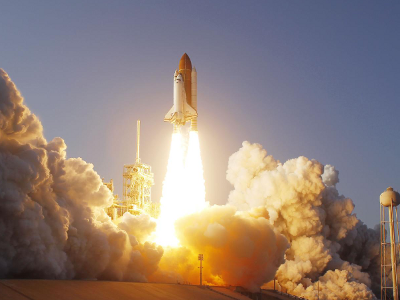
#> input picture projet-03-matrix-factorization-image-compression/src/p3_takeoff_base.png, 400 x 300 px, found by its file name
$ python plots.py
#> lines starting #> are read from the running program, lines starting #| are printed output that depends on the picture
### projet-03-matrix-factorization-image-compression/src/bidiag.py
import numpy as np
import householder

def sign(y):
    """
    Returns the sign of y.

    Args:
        y (float): A scalar value.

    Returns:
        float: -1.0 if y is negative, 1.0 if y is positive or zero.

    Notes:
        - This function ensures numerical stability by explicitly returning floating-point values.
    """
    return -1.0 if y < 0 else 1.0

def bidiagonalize_matrix(A):
    """
    Performs the bidiagonalization of matrix A using Householder transformations.

    Args:
        A (numpy.ndarray): A real matrix of shape (n, m).

    Returns:
        tuple: (Q_left, BD, Q_right)
            - Q_left (numpy.ndarray): An orthogonal matrix of shape (n, n).
            - BD (numpy.ndarray): A bidiagonal matrix of shape (n, m).
            - Q_right (numpy.ndarray): An orthogonal matrix of shape (m, m).

    Notes:
        - The function constructs BD using Householder reflections applied from the left and right.
        - The decomposition satisfies the relation: A = Q_left * BD * Q_right.
        - Q_left and Q_right are orthogonal matrices such that Q_left.T @ Q_left = I and Q_right.T @ Q_right = I.
    """
    n = A.shape[0]
    m = A.shape[1]
    Q_left = np.eye(n) # Initialize left orthogonal matrix
    Q_right = np.eye(m) # Initialize right orthogonal matrix
    BD = A.copy() # Copy of A to modify into a bidiagonal form

    for i in range(min(n,m)):
        # Step 1: Apply Householder reflection from the left
        if i < m - 1:
            X = BD[i:,i] # Extract column vector
            alpha = sign(X[0]) * np.linalg.norm(X)
            Y = np.zeros(n - i)
            Y[0] = alpha
            U = householder.projection(X,Y) # Compute Householder vector
            H_left = householder.householder_matrix(U) # Generate Householder matrix

            # Apply transformation to BD and update Q_left
            BD[i:,i:] = np.dot(H_left,BD[i:,i:])
            Q_left[:,i:] = np.dot(Q_left[:,i:],H_left)

        # Step 2: Apply Householder reflection from the right
        if i < n - 2:
            X = BD[i, i + 1:] # Extract row vector
            alpha = sign(X[0]) * np.linalg.norm(X)
            Y = np.zeros(m - i - 1)
            Y[0] = alpha
            U = householder.projection(X,Y) # Compute Householder vector
            H_right = householder.householder_matrix(U) # Generate Householder matrix

            # Apply transformation to BD and update Q_right
            BD[i,i + 1:] = Y
            BD[i + 1:,i + 1:] = np.dot(BD[i + 1:,i + 1:],H_right)
            Q_right[i + 1:,:] = np.dot(H_right,Q_right[i + 1:,:])

        # Invariant: At each iteration, we must have Q_left @ BD @ Q_right ≈ A
        assert np.allclose(Q_left @ BD @ Q_right, A, atol=1e-10), \
            f"Invariant violated at step {i}"

    return Q_left, BD, Q_right

### projet-03-matrix-factorization-image-compression/src/householder.py
import numpy as np

def projection(U,V):
    """Computes the normal vector N for the Householder transformation that maps U to V.

    Args:
        U (numpy.ndarray): A column vector of shape (n, 1).
        V (numpy.ndarray): A column vector of shape (n, 1), with the same norm as U.

    Returns:
        numpy.ndarray: A unit normal vector N used to construct the Householder matrix.

    Notes:
        - If U and V are identical, the function returns a zero vector.
        - The function avoids division by zero when U and V are identical.
    """
    diff = U - V
    norm_diff = np.linalg.norm(diff)

    if norm_diff == 0:
        return np.zeros_like(U) # Special case: U == V, no transformation needed.
    else:
        return (diff / norm_diff)


def householder_matrix(N):
    """Constructs the Householder matrix H using the normal vector N.

    Args:
        N (numpy.ndarray): A column vector of shape (n, 1) representing the Householder normal.

    Returns:
        numpy.ndarray: The Householder matrix of shape (n, n).

    Notes:
        - The Householder matrix is given by H = I - 2 * N * N.T.
        - This matrix reflects a vector across the hyperplane orthogonal to N.
    """
    return np.eye(len(N)) - 2 * np.outer(N, N)

# [37 lines left out: functions householder_vector, householder_on_matrix, not called in this run]

### projet-03-matrix-factorization-image-compression/src/plots.py
import matplotlib.pyplot as plt
import numpy as np
import bidiag
import qr_algorithm
import compression_image

A = np.array(np.arange(0,25).reshape(5, 5),dtype='float64')

img_full = plt.imread("src/p3_takeoff_base.png")
#> img_full is the input picture: shape (300, 400, 3) float32; mean R, G, B 0.571, 0.504, 0.472

# Extraction des matrices couleurs
img_r = img_full[:, :, 0] # composante rouge
img_g = img_full[:, :, 1] # composante verte
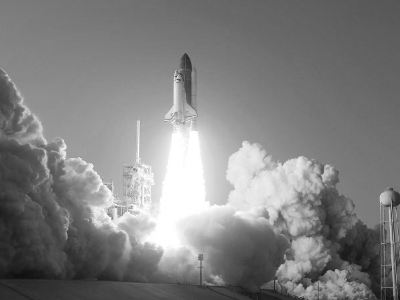
#> img_g: shape (300, 400) float32; min 0.0588, max 1, mean 0.504
img_b = img_full[:, :, 2] # composante bleu
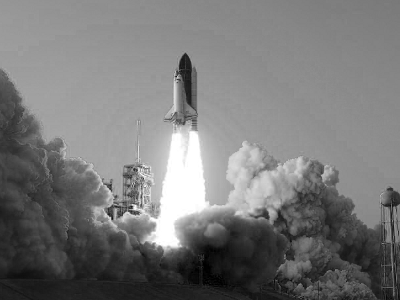
#> img_b: shape (300, 400) float32; min 0, max 1, mean 0.472

Q_left,BD,Q_right = bidiag.bidiagonalize_matrix(img_r)
#> the loop in bidiagonalize_matrix, `for i in range(min(n,m)):` made 300 passes
#> alpha on passes 1 to 12: 182.6, 27.72, 7.73, 9.3, -10.56, -6.2, -4.9, 4.34, -4.59, 5.48, -2.14, 2.35
#> alpha on passes 61 to 66: 0.589, 0.595, -0.507, -0.513, -0.475, -0.459
#> pass 1, in bidiagonalize_matrix, `H_left = householder.householder_matrix(U)`:
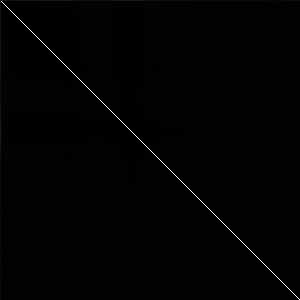
#> H_left: shape (300, 300) float64; min -0.0122, max 1, mean 0.0006; drawn with min black and max white
#> pass 2, in bidiagonalize_matrix, `H_left = householder.householder_matrix(U)`:
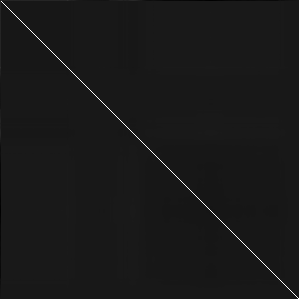
#> H_left: shape (299, 299) float64; min -0.106, max 1, mean 0.00293; drawn with min black and max white
#> after the loop in bidiagonalize_matrix, `for i in range(min(n,m)):`:
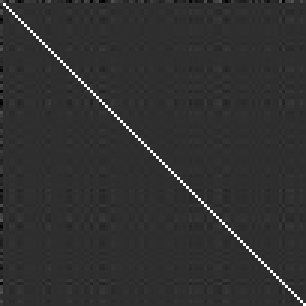
#> H_right: shape (102, 102) float64 (shown 3 times larger); min -0.225, max 1, mean 0.00942; drawn with min black and max white
#> after the loop in bidiagonalize_matrix, `for i in range(min(n,m)):`:
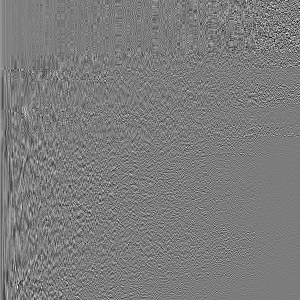
#> Q_left: shape (300, 300) float64; min -0.343, max 0.359, mean 0.000169; drawn with min black and max white
#> after the loop in bidiagonalize_matrix, `for i in range(min(n,m)):`:
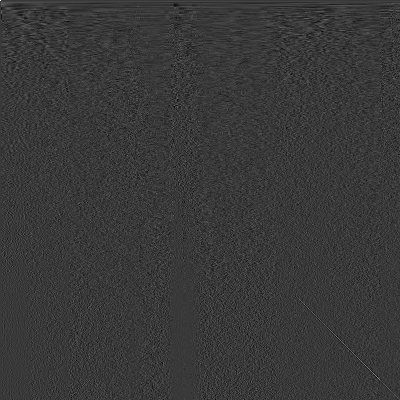
#> Q_right: shape (400, 400) float64; min -0.289, max 1, mean 0.000145; drawn with min black and max white

# Les plots prennet un peu de temps a compiler puisque la matrice de la composante rouge de l'image est grande et sa bidiagonalisation prend du temps

def plot():
    """Plots the convergence and efficency of compression"""
    qr_algorithm.plot_convergence_svd(img_r,qr_algorithm.decomposition_svd,"Norme de l'écart entre S et sa diagonale avec np.linalg.qr")

    qr_algorithm.plot_convergence_svd(BD,qr_algorithm.svd_opti,"Norme de l'écart entre S et sa diagonale avec qr_optimise")

    compression_image.efficacite_compression(img_r,[5,50,100,130,150,200])

#plot()
